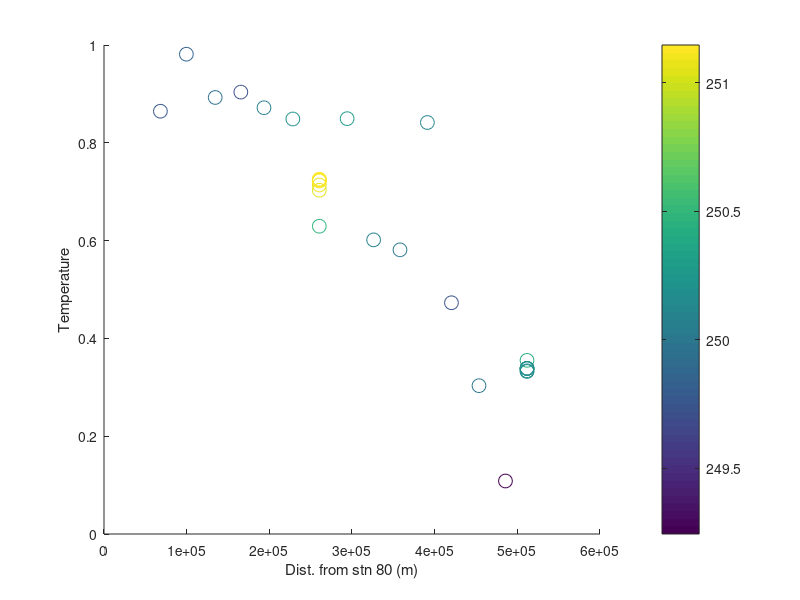
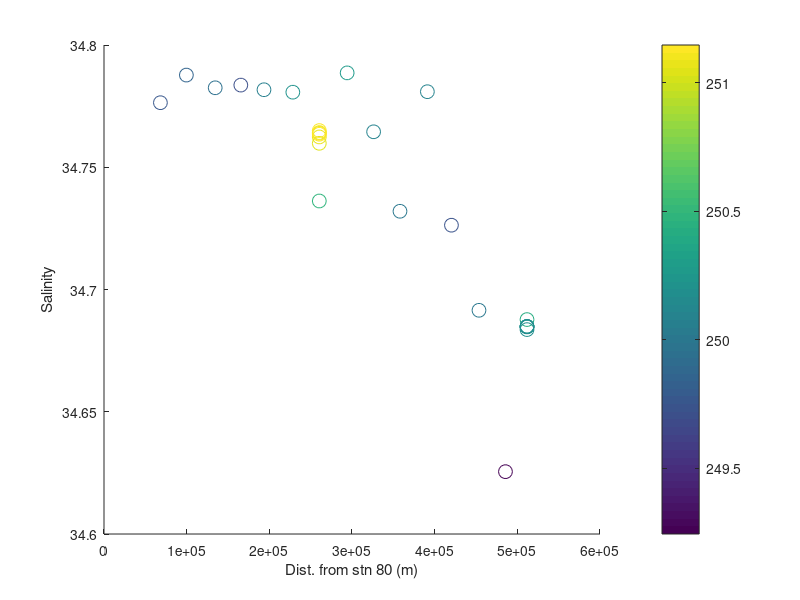

The MATLAB script that drew these images, in order: (Note: this script raises an error after producing the figures.)
%% temp & sal from ESS transect
% started 6/1/23

load ADC_nuts.mat;
Stations = unique(ADC_nuts(:,3));
Stations = [1:102];
for i = 1:length(Stations);
    tmpind = find(ADC_nuts(:,3)==Stations(i));
        StationInd(i,1) = Stations(i);
        StationInd(i,2) = tmpind(1);
        StationInd(i,3) = tmpind(end);
end
clear tmpind i;


dist = [511.7056
  485.6447
  453.6076
  420.2915
  391.1719
  358.0428
  326.1362
  294.1407
  260.4559
  228.4107
  193.5252
  165.4932
  134.5216
   99.6493
   68.2384
   34.5651
         0];
% from ll_dist_calc code, stations 64-80, distance from station 80 in km
dist = dist.*1000; % convert to m

for i = 64:80;
    idepth_CTD = ADC_nuts(StationInd(i,2):StationInd(i,3),9);
    iT = ADC_nuts(StationInd(i,2):StationInd(i,3),11);
    iS = ADC_nuts(StationInd(i,2):StationInd(i,3),13);
    idist = dist(i-63);
 
    Temperature(StationInd(i,2):StationInd(i,3)) = iT; 
    Salinity(StationInd(i,2):StationInd(i,3)) = iS;
    Depth(StationInd(i,2):StationInd(i,3)) = idepth_CTD;
    Station(StationInd(i,2):StationInd(i,3)) = StationInd(i,1);
    Distance(StationInd(i,2):StationInd(i,3)) = idist;
    clear idepth_CTD iT iS idist
end

sum = [Station(1556:2035)' Distance(1556:2035)' Depth(1556:2035)' Temperature(1556:2035)' Salinity(1556:2035)'];

%% find data between 200-250

% k = find(sum(:,3) <= 255 & 210 <= sum(:,3));
% figure; hold on;
% scatter(sum(k,2),sum(k,4),100,sum(k,3));
% colorbar;
% xlabel('Temperature'); ylabel('Dist. from stn 80');
% 
% figure; hold on;
% scatter(sum(k,2),sum(k,5),100,sum(k,3));
% colorbar;
% xlabel('Salinity'); ylabel('Dist. from stn 80');

%% find data at 250 m

k = find(sum(:,3) <= 255 & 245 <= sum(:,3));
figure; hold on;
scatter(sum(k,2),sum(k,4),100,sum(k,3));
colorbar;
ylabel('Temperature'); xlabel('Dist. from stn 80 (m)');

figure; hold on;
scatter(sum(k,2),sum(k,5),100,sum(k,3));
colorbar;
ylabel('Salinity'); xlabel('Dist. from stn 80 (m)');

%% find z*

S = sum(k,5);
S(15) = mean(S(15:21)); S(16:21) = [];
S(1) = mean(S(1:7)); S(2:7) = [];
T = sum(k,4);
T(15) = mean(T(15:21)); T(16:21) = [];
T(1) = mean(T(1:7)); T(2:7) = [];
Z = sum(k,2);
Z(16:21) = []; Z(2:7) = []; 
% Z = Z - [68238.4000000000]; % subtract distance to stn 78 to make this the new starting station

% S = S(2:15); T = T(2:15); Z = Z(2:15);

% make function for T plot
C0= T(end);
Cm= T(1);
Zm= max(Z);
func1= @(x,a) C0+(Cm-C0).*(exp(x./a)-1)./(exp(Zm./a)-1);
Tguess=[5000]; 
[f,a,kyg,inter,corp,covp,conr,stdresid,ci,r2]=nlleasqr(Z,T,Tguess,func1);
ZstarT=a;

% errors
Tstdev=sqrt(diag(covp)); % standard deviation is the square root of the variance. the variance is along the diagonal of the covp matrix
% confidence interval of 95% means within 2 stdev

figure(1);
subplot(2,1,1); % temperature
plot(Z,T,'o')
hold on
plot(Z,f,'-')
ylabel('Temperature (deg C)'); xlabel('z (m)'); 
hold on

% make function for S plot
C0= S(end);
Cm= S(1);
Zm= max(Z);
func2= @(x,a) C0+(Cm-C0)*((exp(x/a)-1)/(exp(Zm/a)-1));
Sguess=[5000]; 
[f,a,kyg,inter,corp,covp,conr,stdresid,ci,r2]=nlleasqr(Z,S,Sguess,func2);
ZstarS=a;

% errors
Sstdev=sqrt(diag(covp)); % standard deviation is the square root of the variance. the variance is along the diagonal of the covp matrix
% confidence interval of 95% means within 2 stdev

figure(1);
subplot(2,1,2); % salinity
plot(Z,S,'o')
hold on
plot(Z,f,'-')
ylabel('Salinity'); xlabel('z (m)'); 

% average results of S and T calculations
Zstar=(ZstarS+ZstarT)/2
fprintf('The displayed Zstar is the average of the temperature Zstar and the\n')
fprintf('salinity Zstar.\n\n')
Zstdev=sqrt(Sstdev.^2+Tstdev.^2)/2;
% find extremes of Zstar
Zstar1= Zstar+Zstdev; 
Zstar2= Zstar-Zstdev; 

%%
a = 50000;
x = Z;
S_hat = C0+(Cm-C0)*((exp(x/a)-1)/(exp(Zm/a)-1));
plot(Z,S_hat,'--');

%% add in radioactive conservative tracer: Ra-228

% station  distance  depth  Ra-228
Ra_model_data = [64   511.7056    250 1.532327299
                 72   260.4559    250 2.33754483
                 79   34.5651     240 4.392621712
                 80   0           211 5.491455088];
    
depth = Ra_model_data(:,2);%.*1000; % depth = distance

% solve for Lstar=lambda/w
% set up function based on eqn. 13.18
global ZSTAR;
ZSTAR=Zstar;
L=log(2)/(5.75); % lambda in years-1
l = log(2)/(5.75*365*24*60);
% DEPTH = -1*depth+max(depth);
DEPTH = depth;
Ra = ((Ra_model_data(:,4)-1)./l).*10;
Raguess=1e5; 

% C0=Ra(end);
% Cm=Ra(1);
% Zm=max(DEPTH); % the depths of this depth vector correspond to those chosen in the Z vector that goes w/ T,S,O
% JL=0;
% A=sqrt(1+(4*Lstar*Zstar));

[f,a,kyg,inter,corp,covp,conr,stdresid,ci,r2]=nlleasqr(DEPTH,Ra,Raguess,'Kipp_funcRa');
Lstar=a
Lstdev=sqrt(diag(covp));

% figure(5);
% plot(Ra,DEPTH,'o')
% hold on
% plot(f,DEPTH,'-')
% xlabel('14C/R (umol/kg)'); ylabel('z (m)');
DEPTH2 = 0:1:max(depth);
figure(5);
plot(depth,Ra,'o')
hold on
plot(DEPTH,f,'-')
xlabel('Distance'); ylabel('Ra-228');

%% compute numbers

w_mean=L/Lstar; % w is in units of m/y
% w_up=L/a11;
% w_low=L/a22;
w_mean_cms = w_mean.*100/365/24/60/60

K_mean=w_mean*Zstar; % K is in units of m2/y
% K_up=w_up*Zstar;
% K_low=w_low*Zstar;
K_mean_m2s = K_mean/365/24/60/60 % in units of m2/s
